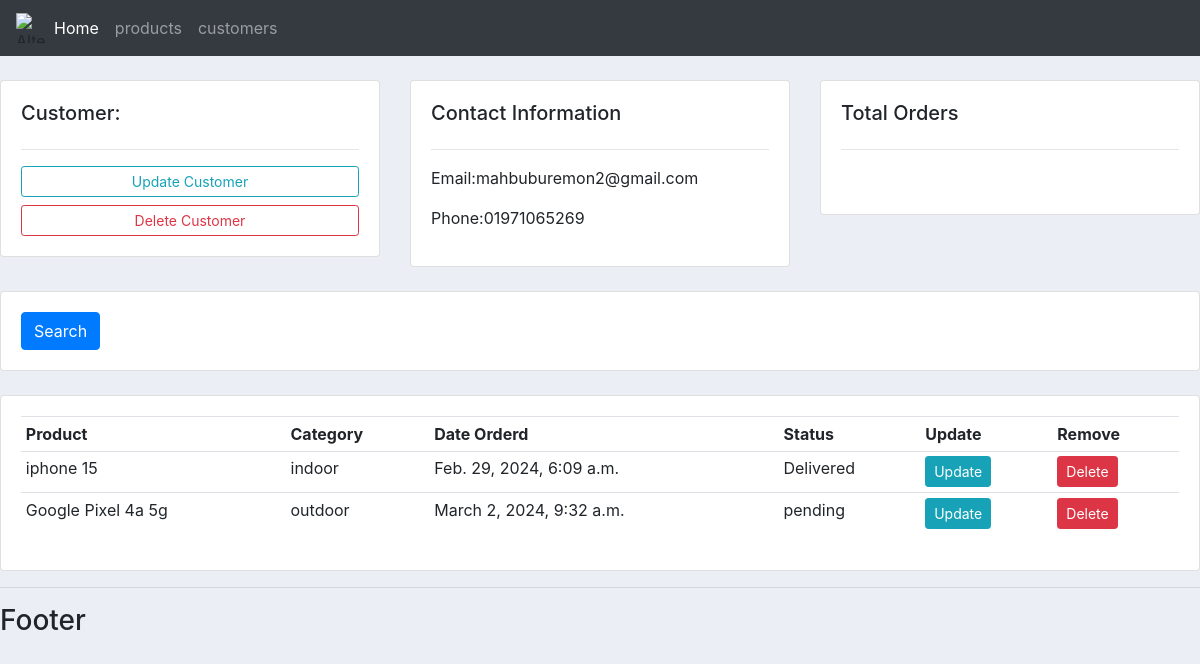
Page /customers/2/ on the committed database.
### account/models.py (models this page shows, shortened)
class Customer(models.Model):
	name = models.CharField(max_length=200, null=True)
	phone = models.CharField(max_length=200, null=True)
	email = models.CharField(max_length=200, null=True)
	date_created = models.DateTimeField(auto_now_add=True, null=True)

class Order(models.Model):
    STATUS = (
        ('pending', 'pending'),
        ('out of delivery', 'out of delivery'),
        ('Delivered', 'Delivered'),
    )
    customer = models.ForeignKey(Customer, null=True, on_delete=models.SET_NULL)
    product = models.ForeignKey(Products, null=True, on_delete=models.SET_NULL)
    date_created = models.DateTimeField(auto_now_add=True, null=True)
    status = models.CharField(max_length=200, null=True, choices=STATUS)
    tag= models.ManyToManyField(Tag)

class Products(models.Model):
    CATEGORY = (
        ('indoor', 'Indoor'),
        ('outdoor', 'Outdoor'),
    )
    name = models.CharField(max_length=200, null=True)
    price = models.FloatField(null=True)
    category = models.CharField(max_length=200, null=True, choices=CATEGORY)
    date_created = models.DateTimeField(auto_now_add=True, null=True)
    tag = models.ManyToManyField(Tag)
    def __str__(self):
        return self.name

### account/views.py (the view)
# urls.py: path('customers/<str:pk_test>/', views.customers, name ='customers'), # No spaces around the path string
def customers(request,pk_test):
    customer = Customer.objects.get(id=pk_test)
    orders = customer.order_set.all()
    context = {'customer': customer, 'orders':orders}
    return render(request,'account/customers.html', context)

### account/templates/account/customers.html
{% extends 'account/main.html' %}
{% block content %}
        <br>
        <div class="row">
            <div class="col-md">
                <div class="card card-body">
                    <h5>Customer:</h5>
                    <hr>
                    <a class="btn btn-outline-info  btn-sm btn-block" href="">Update Customer</a>
                    <a class="btn btn-outline-danger  btn-sm btn-block" href="">Delete Customer</a>
                </div>
            </div>
            <div class="col-md">
                <div class="card card-body">
                    <h5>Contact Information</h5>
                    <hr>
                    <p>Email:{{customer.email}} </p>
                    <p>Phone:{{customer.phone}} </p>
                </div>
            </div>
            <div class="col-md">
                <div class="card card-body">
                    <h5>Total Orders</h5>
                    <hr>
                    <h1 style="text-align: center;padding: 10px"></h1>
                </div>
            </div>
        </div>
        <br>
        <div class="row">
            <div class="col">
                <div class="card card-body">
                    <form method="get">
                    <button class="btn btn-primary" type="submit">Search</button>
                </form>
                </div>
            </div>
        </div>
        <br>
        <div class="row">
            <div class="col-md">
                <div class="card card-body">
                    <table class="table table-sm">
                        <tr>
                            <th>Product</th>
                            <th>Category</th>
                            <th>Date Orderd</th>
                            <th>Status</th>
                            <th>Update</th>
                            <th>Remove</th>
                        </tr>
                        {% for order in orders %}
                        <tr>
                            <td>{{order.product}}</td>
                            <td>{{order.product.category}}</td>
                            <td>{{order.date_created}}</td>
                            <td>{{order.status}}</td>
                            <td><a href="{% url 'update_order' order.id %}" class="btn btn-sm btn-info">Update</a></td>
                            <td><a href="{% url 'delete_order' order.id %}" class="btn btn-sm btn-danger">Delete</a></td>
                        </tr>
                        {% endfor%}
                    </table>
                </div>
            </div>
        </div>
{% endblock %}

### account/static/css/main.css (style rules this page uses)
body { background-color: #ebeff5; }

### rows in the picture
Customer: email "mahbuburemon2@gmail.com", phone "01971065269"
Order: product "iphone 15", product.category "indoor", date_created "Feb. 29, 2024, 6:09 a.m.", status "Delivered"
Order: product "Google Pixel 4a 5g", product.category "outdoor", date_created "March 2, 2024, 9:32 a.m.", status "pending"
